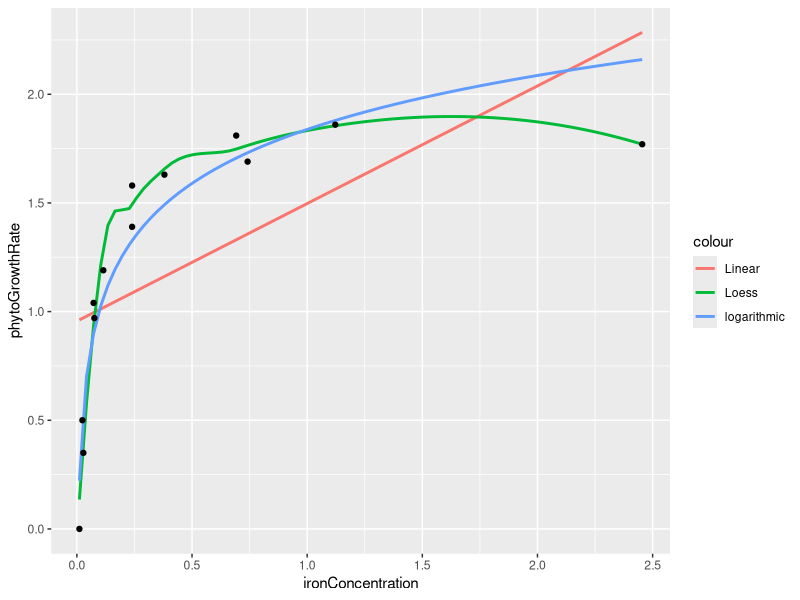
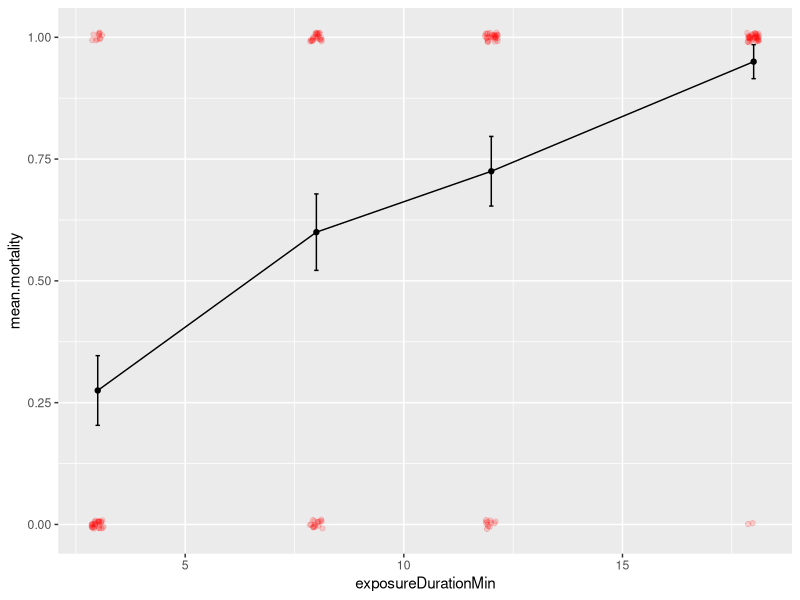
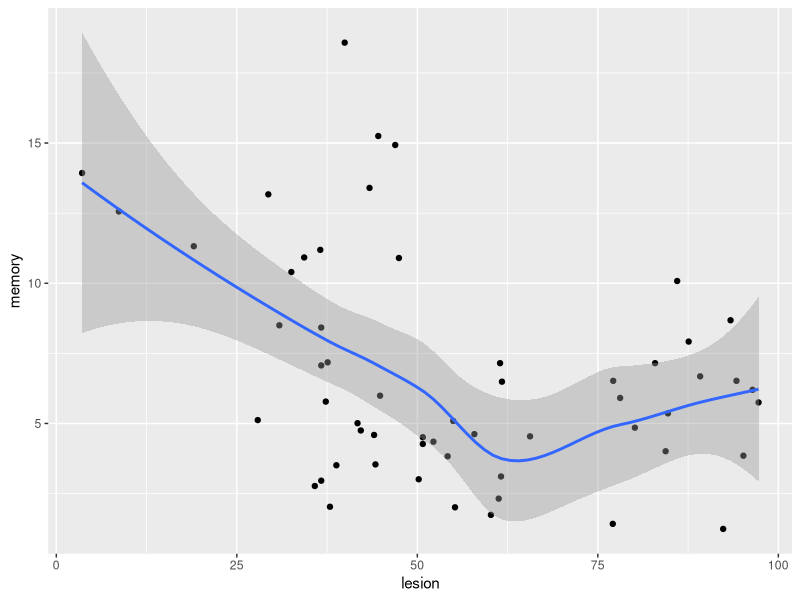

The R script that drew these images, in order:
## ---- chunk 1
setwd("/Users/israel/Desktop/Bio170Labs/Lab08-Advanced Regression")
library (tidyverse)
## ---- chunk 2

## ---- chunk 3
iron<-read.csv ("IronPhyto.csv")
ggplot (iron, aes(x=ironConcentration, y=phytoGrowthRate)) +
  stat_smooth(method="lm", se=F, aes (color="Linear")) +
  stat_smooth(method="loess", se=F, aes(color="Loess")) +
  stat_smooth(method = 'nls', formula = y ~ a * log(x) +b, 
              aes(color = 'logarithmic'), se = FALSE, start = list(a=1,b=1)) + 
   geom_point()

lm1<- lm (phytoGrowthRate ~ ironConcentration, data=iron); summary (lm1)
lm2<- lm (phytoGrowthRate ~ log(ironConcentration), data=iron); summary (lm2)
## ---- chunk 4
guppy<-read.csv ("DeadGuppies.csv")
guppy.summary<- guppy %>% group_by (exposureDurationMin) %>% 
                summarize (mean.mortality= mean(mortality), 
                           se.mortality= sd(mortality)/ sqrt(n()))

ggplot (guppy.summary, aes(x=exposureDurationMin, y=mean.mortality)) + 
  geom_point() +  geom_line() +
  geom_errorbar(aes(ymin=mean.mortality-se.mortality, ymax=mean.mortality+se.mortality ), width=.1) + 
  geom_point(data=guppy, aes(x=exposureDurationMin, y=mortality), position = position_jitter(width = 0.15, height = 0.01), alpha=0.15, color="red")

glm1<- glm (mortality ~ exposureDurationMin, data=guppy, family="binomial")
summary(glm1)
## ---- chunk 5
hippocampus<-read.csv ("hippocampus.csv")
shapiro.test (hippocampus$memory)

ggplot (hippocampus, aes(x=lesion, y=memory)) + geom_point() + stat_smooth()

#linear model
lm1<- lm (memory~ lesion, data=hippocampus)
summary (lm1)

#Spearman's rank correlation is more appropriate if you use the untransformed data 
corr <- cor.test(x=hippocampus$lesion, y=hippocampus$memory, method ='spearman')
corr

corr2 <- cor.test(x=hippocampus$lesion, y=hippocampus$memory, method ='pearson')
corr2

